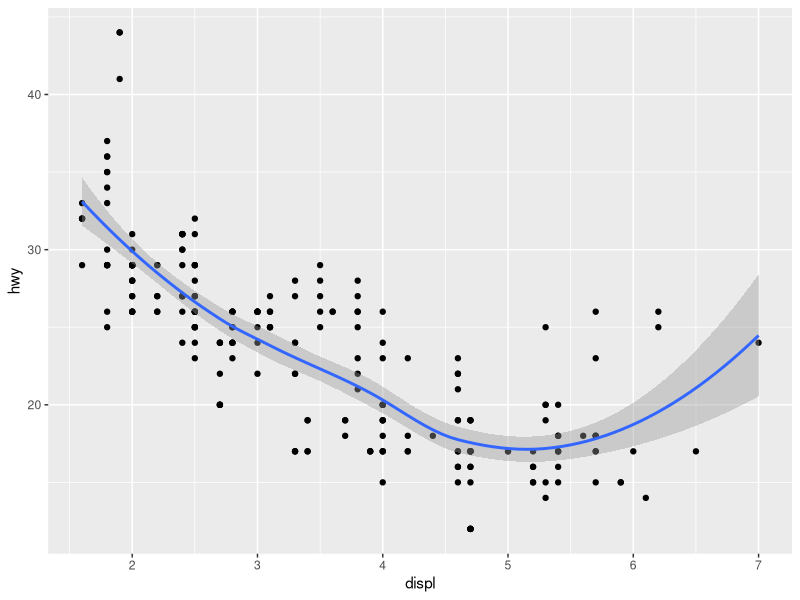
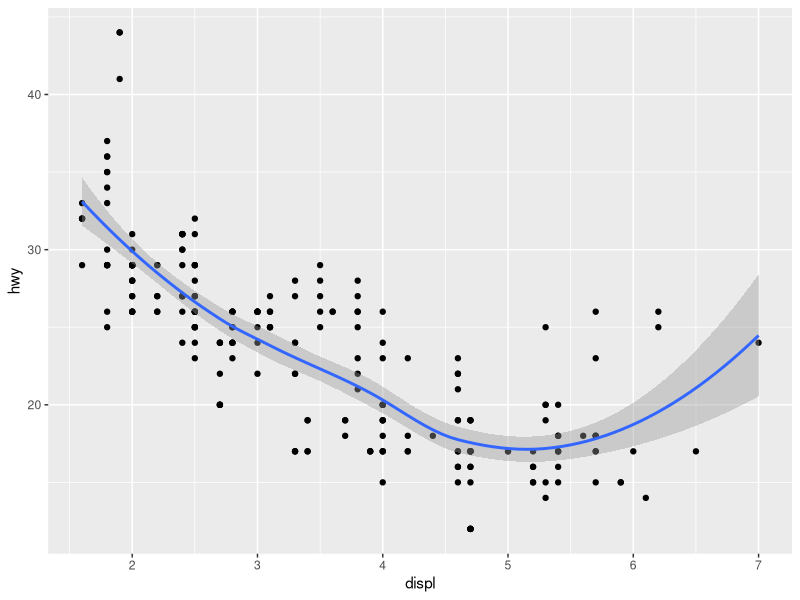

Recreate these plots in R, in order.
## ---- chunk 1
require(ggplot2)
require(tidyverse)
ggplot2::mpg
ggplot(data = mpg, mapping = aes(x = displ, y = hwy)) + 
  geom_point() + 
  geom_smooth()

ggplot() + 
  geom_point(data = mpg, mapping = aes(x = displ, y = hwy)) + 
  geom_smooth(data = mpg, mapping = aes(x = displ, y = hwy))
